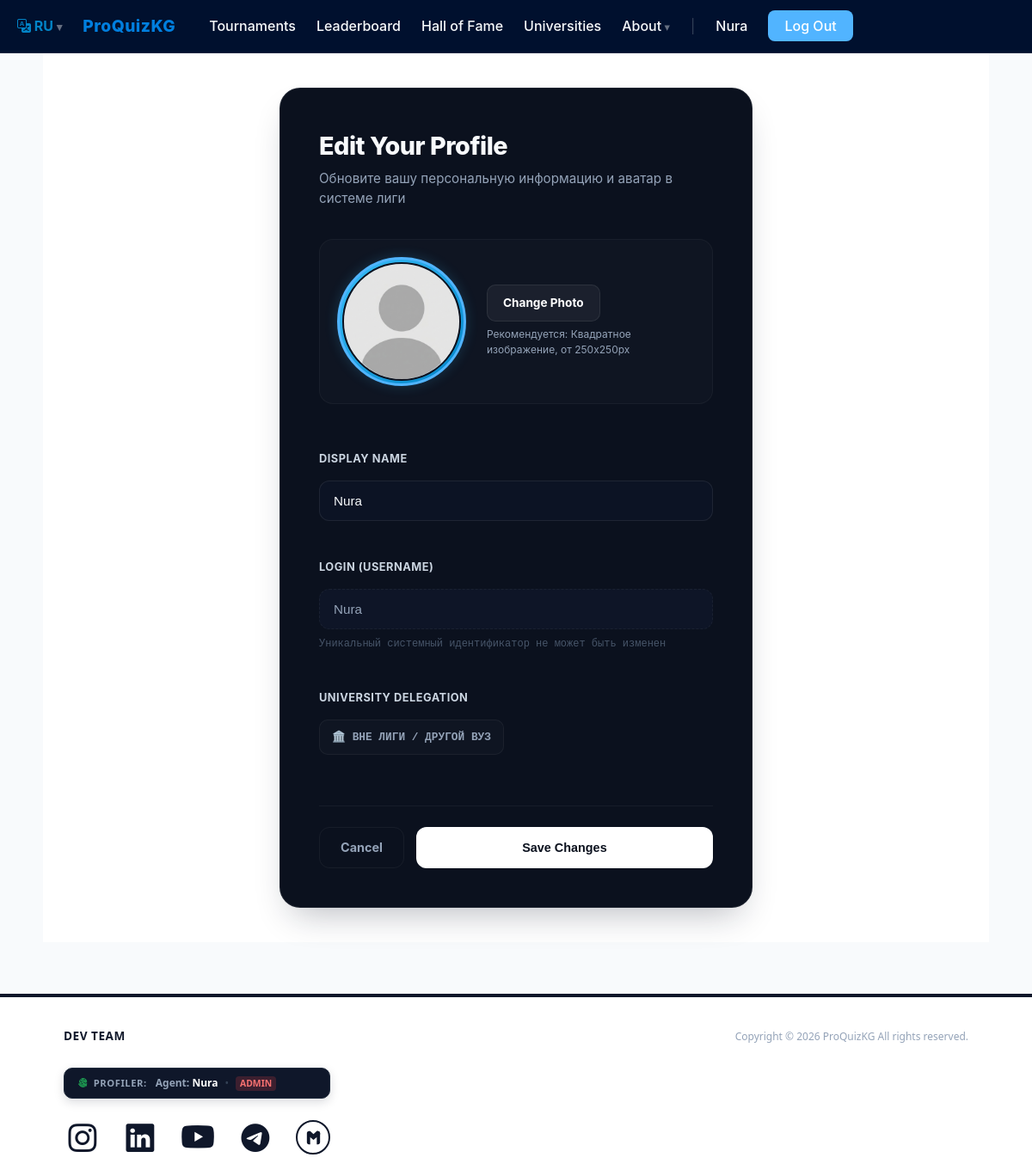
The page /auth/profile/edit (signed in) on the database its author committed.
### models.py (models this page shows, shortened)
class User(db.Model, UserMixin):
    id = db.Column(db.Integer, primary_key=True)
    status = db.Column(db.String(50), default='user')  # user, admin, head
    name = db.Column(db.String(50), nullable=False)
    avatar = db.Column(db.String(200), default='default.png')
    login = db.Column(db.String(50), unique=True, nullable=False)
    password = db.Column(db.String(255), nullable=False)
    university_id = db.Column(db.Integer, db.ForeignKey('university.id'), nullable=True)
    date = db.Column(db.DateTime, default=datetime.utcnow)
    favorite_topic = db.Column(db.String(50), default='Не указан')
    participations = db.relationship('Participation', backref='user', lazy=True)
    friends_rel = db.relationship('User',
                                  secondary=friendship,
                                  primaryjoin=(friendship.c.user_id == id),
                                  secondaryjoin=(friendship.c.friend_id == id),
                                  backref=db.backref('befriended_by', lazy='dynamic'),
                                  lazy='dynamic'
                                  )

### routes/auth.py (the view, shortened to what this page needs)
@auth_bp.route('/profile/edit', methods=['GET', 'POST'])
@login_required
def edit_profile():
    return render_template("edit_profile.html", user=current_user)

### app.py (called while the page is built)
def get_locale():
    if 'lang' in session:
        return session['lang']
    return request.accept_languages.best_match(app.config['BABEL_SUPPORTED_LOCALES'])

@login_manager.user_loader
def load_user(user_id):
    return User.query.get(int(user_id))

### templates/edit_profile.html (shortened to what this page needs)
{% extends 'base.html' %}
{% block body %}
<div class="edit-profile-container">
    <div class="form-card">
        <div class="form-header">
            <h1>Edit Your Profile</h1>
            <p>Обновите вашу персональную информацию и аватар в системе лиги</p>
        </div>
        <form action="{{ url_for('auth.edit_profile') }}" method="POST" enctype="multipart/form-data" class="styled-form">
            <div class="avatar-edit-section">
                <div class="current-avatar-wrapper">
                    <img src="{{ url_for('static', filename='profile_pics/' + user.avatar) }}" alt="Current Avatar" id="imagePreview">
                </div>
                <div class="file-input-wrapper">
                    <label for="avatar" class="btn-secondary">Change Photo</label>
                    <small>Рекомендуется: Квадратное изображение, от 250x250px</small>
                </div>
            </div>
            <div class="input-group">
                <label for="name">Display Name</label>
                <input type="text" name="name" id="name" class="field-input-modern" value="{{ user.name }}" required placeholder="Enter your name">
            </div>
            <div class="input-group">
                <label>Login (Username)</label>
                <input type="text" value="{{ user.login }}" disabled class="field-input-modern disabled-input">
                <small>Уникальный системный идентификатор не может быть изменен</small>
            </div>
            <div class="input-group">
                <label>University Delegation</label>
                {% if user.university_id and user.uni_profile %}
                    <div class="university-locked-badge">
                        🏛️ {{ user.uni_profile.name | upper }} LINKED
                    </div>
                    <small style="margin-top: 4px;">Ваша академическая квота зафиксирована для корректного распределения очков</small>
                {% else %}
                    <div class="university-locked-badge" style="color: var(--brand-slate); background: rgba(255,255,255,0.02); border-color: rgba(255,255,255,0.05);">
                        🏛️ ВНЕ ЛИГИ / ДРУГОЙ ВУЗ
                    </div>
                {% endif %}
            </div>
            <div class="form-actions">
                <a href="{{ url_for('auth.my_profile') }}" class="btn-cancel">Cancel</a>
                <button type="submit" class="btn-submit">Save Changes</button>
            </div>
        </form>
    </div>
</div>
{% endblock %}

### templates/base.html (shortened to what this page needs)
<!doctype html>
<html lang="en">
<head>
    <link rel="stylesheet" href="https://cdn.jsdelivr.net/npm/bootstrap-icons@1.11.3/font/bootstrap-icons.min.css">
    <link rel="stylesheet" href="{{ url_for('static', filename='css/main.css') }}">
</head>
<body>
                {% set current_lang = session.get('lang', 'ru') | lower %}
<header class="navbar desktop-navbar">
    <div class="container nav-container">
        <nav>
            <ul class="nav-links">
                <li class="dropdown">
                    <a href="#" class="dropdown-toggle lang-active-static" id="navLangToggle">
                        <i class="bi bi-translate"></i> {% set current_lang = session.get('lang', 'ru') | lower %}
                        {{ current_lang | upper }}
                    </a>
                </li>
                <li><a href="{{ url_for('index') }}" class="brand-btn-home" style="font-weight: 700; font-size: 1.2rem; margin-right: 15px; letter-spacing: 0.5px;">ProQuizKG</a></li>
                <li><a href="{{ url_for('tournaments.tournaments') }}">{{ _('Tournaments') }}</a></li>
                <li><a href="{{ url_for('auth.leaderboard') }}">{{ _('Leaderboard') }}</a></li>
                <li><a href="{{ url_for('auth.hall_of_fame') }}">{{ _('Hall of Fame') }}</a></li>
                <li><a href="{{ url_for('auth.universities') }}">{{ _('Universities') }}</a></li>
                <li class="dropdown">
                    <a href="#" class="dropdown-toggle" onclick="return false;">{{ _('About') }}</a>
                </li>
                <li class="nav-divider">|</li>
                {% if current_user.is_authenticated %}
                    <li><a href="{{ url_for('auth.my_profile') }}" class="user-name">{{ current_user.name }}</a></li>
                    <li><a href="{{ url_for('auth.logout') }}" class="btn-logout">{{ _('Log Out') }}</a></li>
                {% else %}
                    <li><a href="{{ url_for('auth.login') }}">{{ _('Log In') }}</a></li>
                    <li><a href="{{ url_for('auth.register') }}" class="btn-signup">{{ _('Sign Up') }}</a></li>
                {% endif %}
            </ul>
        </nav>
    </div>
</header>
<main class="container content">
    {% block body %}{% endblock %}
</main>
<footer class="inception-terminal">
    <div class="terminal-container">
        <div class="terminal-header" style="margin-bottom: 25px; border: none; padding: 0; display: flex; justify-content: space-between; align-items: center;">
            <span onclick="openDevModal()" style="color: #0f172a; font-family: system-ui, -apple-system, sans-serif; font-size: 0.85rem; font-weight: 700; text-transform: uppercase; letter-spacing: 0.5px; cursor: pointer; position: relative; display: inline-block; padding-bottom: 2px; transition: all 0.2s;" onmouseenter="this.style.borderBottom='2px solid #0f172a'" onmouseleave="this.style.borderBottom='none'">
                Dev Team
            </span>
            <p style="font-size: 0.75rem; color: #94a3b8; margin: 0; font-weight: 500; text-transform: none; letter-spacing: normal;">
                Copyright © 2026 ProQuizKG All rights reserved.
            </p>
        </div>
        <div class="terminal-horizontal-panel" style="margin-bottom: 25px; position: relative;">
            <div class="terminal-card-line" style="width: 310px; max-width: 100%; padding: 6px 16px; justify-content: space-between; box-sizing: border-box; height: 36px;">
                <div style="display: flex; align-items: center; gap: 10px;">
                    <h4 class="widget-title-inline" style="margin: 0; font-size: 0.7rem;">
                        <i class="bi bi-fingerprint" style="color: {% if current_user.is_authenticated %}#22c55e{% else %}#64748b{% endif %}; transition: color 0.3s;"></i> Profiler:
                    </h4>
                    {% if current_user.is_authenticated %}
                        <div class="bio-auth-inline" style="display: flex; align-items: center; gap: 8px; font-size: 0.75rem;">
                            <p class="bio-welcome-inline" style="color: #94a3b8; margin: 0;">Agent: <span style="font-weight: 700; color: #ffffff;">{{ current_user.name }}</span></p>
                            <span class="terminal-divider-dot" style="color: #334155;">•</span>
                            <span class="status-badge" style="padding: 1px 5px; border-radius: 4px; font-size: 0.65rem; font-weight: 800; text-transform: uppercase;
                                {% if current_user.status == 'head' %}
                                    background: rgba(14, 165, 233, 0.2); color: #38bdf8;
                                {% elif current_user.status == 'admin' %}
                                    background: rgba(239, 68, 68, 0.2); color: #f87171;
                                {% else %}
                                    background: rgba(255, 255, 255, 0.15); color: #ffffff;
                                {% endif %}">
                                {{ current_user.status | upper }}
                            </span>
                        </div>
                    {% else %}
                        <div class="bio-guest-inline" style="font-size: 0.75rem;">
                            <a href="{{ url_for('auth.login') }}" class="terminal-btn-inline" style="font-size: 0.65rem; padding: 2px 6px;">Login</a>
                        </div>
                    {% endif %}
                </div>
            </div>
        </div>
       <div style="display: flex; width: 310px; justify-content: space-between; align-items: center; padding-left: 2px; position: relative; box-sizing: border-box;">
            <span id="btn_inst" onclick="handleGateClick(event, 'instMiniModal', 'inst', 'btn_inst')" class="foot-brand-icon icon-inst" title="Instagram"><i class="bi bi-instagram"></i></span>
            <span id="btn_link" onclick="handleGateClick(event, 'linkMiniModal', 'link', 'btn_link')" class="foot-brand-icon icon-link" title="LinkedIn"><i class="bi bi-linkedin"></i></span>
            <span id="btn_yt" onclick="handleGateClick(event, 'ytMiniModal', 'yt', 'btn_yt')" class="foot-brand-icon icon-yt" title="YouTube"><i class="bi bi-youtube"></i></span>
            <span id="btn_tg" onclick="handleGateClick(event, 'tgMiniModal', 'tg', 'btn_tg')" class="foot-brand-icon icon-tg" title="Telegram"><i class="bi bi-telegram"></i></span>
            <span id="btn_mail" onclick="handleGateClick(event, 'mailMiniModal', 'mail', 'btn_mail')" class="foot-brand-icon icon-mail" title="Display Email Node">
            </span>
        </div>
    </div>
</footer>
</body>
</html>

### templates/base.html (style rules this page uses)
:root { --is-blue: #0284c7; --is-blue-hover: #0369a1; --is-dark: #0f172a; --is-slate: #94a3b8; --is-muted: #334155; --is-border: rgba(255, 255, 255, 0.08); --is-bg: #ffffff; }
.desktop-navbar .lang-active-static { color: var(--is-blue) !important; font-weight: 700 !important; }
.inception-terminal { background: #ffffff !important; color: #0f172a !important; padding: 35px 0 25px 0; font-family: system-ui, -apple-system, sans-serif; border-top: 4px solid #0f172a; position: relative; margin-top: 60px; box-shadow: none; }
.terminal-container { max-width: 1100px; margin: 0 auto; padding: 0 24px; }
.terminal-header { display: flex; align-items: center; justify-content: space-between; margin-bottom: 20px; font-size: 0.75rem; font-weight: 800; letter-spacing: 1px; text-transform: uppercase; }
.terminal-horizontal-panel { width: 100%; margin-bottom: 16px; }
.terminal-card-line { background: #0f172a; border: 1px solid #1e293b; border-radius: 10px; padding: 10px 16px; display: flex; align-items: center; justify-content: flex-start; gap: 12px; max-width: max-content; box-shadow: 0 4px 12px rgba(15, 23, 42, 0.15); }
.widget-title-inline { margin: 0; font-size: 0.75rem; text-transform: uppercase; color: #94a3b8; letter-spacing: 0.05em; font-weight: 800; display: flex; align-items: center; gap: 6px; white-space: nowrap; }
.terminal-divider-dot { color: #334155; user-select: none; }
.bio-auth-inline, .bio-guest-inline { display: flex; align-items: center; gap: 12px; font-size: 0.8rem; }
.bio-welcome-inline { margin: 0; color: #f8fafc; font-weight: 600; }
.status-badge { padding: 2px 6px; border-radius: 4px; font-size: 0.65rem; font-weight: 800; text-transform: uppercase; }
.foot-brand-icon { color: #0f172a; text-decoration: none; font-size: 2.05rem; width: 2.5rem; height: 2.5rem; display: inline-flex; align-items: center; justify-content: center; transition: all 0.3s cubic-bezier(0.16, 1, 0.3, 1); cursor: pointer; }
.icon-yt { font-size: 2.35rem !important; }
.icon-mail { background-color: #ffffff; border: 2.5px solid #0f172a; border-radius: 50% !important; padding: 6.5px !important; box-sizing: border-box; transition: all 0.3s cubic-bezier(0.16, 1, 0.3, 1) !important; }

### rows shown on the page
User: name "Nura", avatar (placeholder picture), login "Nura", status "ADMIN"

### other values the page prints
{{ current_lang | upper }} "RU"
